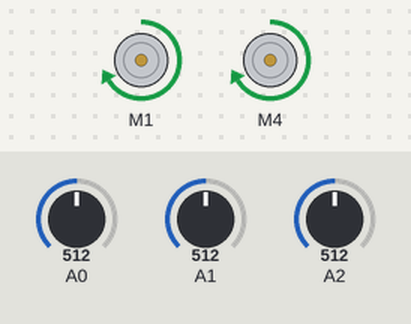
The sketch below on a simulated Arduino Uno, built with avr-gcc and run on an emulated ATmega328P. Shown: 2 × DC motor (green arrow = forward, orange = backward, longer = faster). Inputs (shaded band) come from the test bench; at power-on: A0 = 512, A1 = 512, A2 = 512.

Above: at 6.2 s.
6.3 s: A0 set to 536
At 6.7 s:
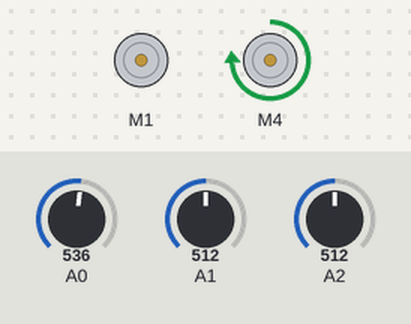
7.8 s: A1 set to 531
At 9.0 s:
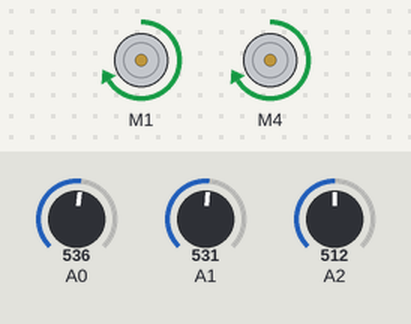
9.3 s: A0 set to 511
At 10.2 s:
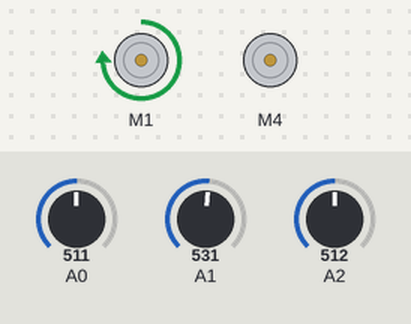
10.8 s: A0 set to 716
At 11.3 s:
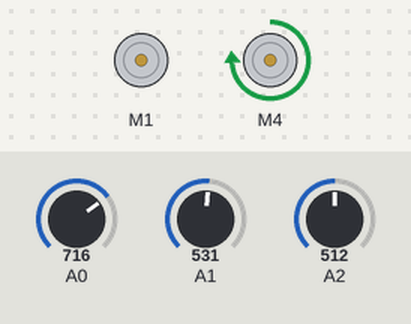
12.3 s: A0 set to 306
At 13.7 s:
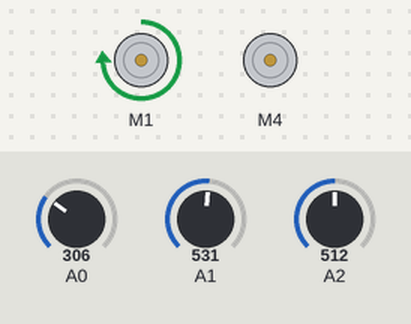
Timing chart, 0 to 14.8 s (numbered marks = the images above; inputs shaded):
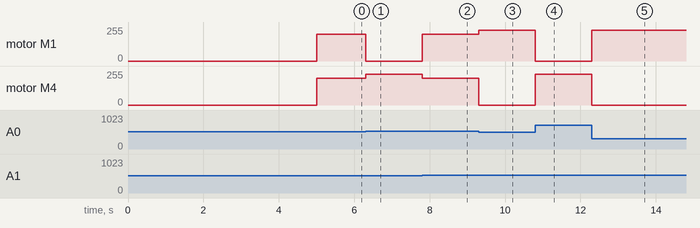

The sketch:

seguidor_de_linha_valendo.ino
```cpp
//Programa : Motor shield com sensor TCRT5000


#include <AFMotor.h>

AF_DCMotor motor_esq(1); //Seleciona o motor 1
AF_DCMotor motor_dir(4); //Seleciona o motor 4

int SENSOR1, SENSOR2, SENSOR3;

//deslocamentos de calibracao
int leftOffset = 0, rightOffset = 0, centre = 0;
//pinos para a velocidade e direcao do motor
int speed1 = 3, speed2 = 11, direction1 = 12, direction2 = 13;
//velocidade inicial e deslocamento de rotacao
int startSpeed = 200, rotate = 30;
//limiar do sensor
int threshold = 5;
//velocidades iniciais dos motores esquerdo e direito
int left = startSpeed, right = startSpeed;

//Rotina de calibracao do sensor
void calibrate()
{
 for (int x=0; x<10; x++) //Executa 10 vezes para obter uma media
 {
   delay(100);
   SENSOR1 = analogRead(0);
   SENSOR2 = analogRead(1);
   SENSOR3 = analogRead(2);
   leftOffset = leftOffset + SENSOR1;
   centre = centre + SENSOR2;
   rightOffset = rightOffset + SENSOR2;
   delay(100);
 }
 //obtem a media para cada sensor
 leftOffset = leftOffset /10;
 rightOffset = rightOffset /10;
 centre = centre / 10;
 //calcula os deslocamentos para os sensores esquerdo e direito
 leftOffset = centre - leftOffset;
 rightOffset = centre - rightOffset;
}

void setup()
{
  calibrate();
  delay(3000);
}

void loop()
{
  //utiliza a mesma velocidade em ambos os motores
  left = startSpeed;
  right = startSpeed;

  //le os sensores e adiciona os deslocamentos
  SENSOR1 = analogRead(0) + leftOffset;
  SENSOR3 = analogRead(2);
  SENSOR2 = analogRead(1) + rightOffset;

 // vire para a direita
  if (SENSOR1 > SENSOR2+threshold)
  {
    left = startSpeed - startSpeed;
    right = startSpeed + rotate;
  }

// vire para a esquerda
  if (SENSOR2 > (SENSOR1+threshold))
  {
    left = startSpeed + rotate;
    right = startSpeed - startSpeed;
  }

  //Envia os valores de velocidade para os motores
  motor_esq.setSpeed(left);
  motor_esq.run(FORWARD);
  motor_dir.setSpeed(right);
  motor_dir.run(FORWARD);
}
```

Measured:
- the behaviour switches between 517 and 518 on A0 (found by bisection; images 0 and 1)
- the behaviour switches between 530 and 531 on A1 (found by bisection; images 1 and 2)
- after the input at 6.3 s, motor M1: forward 200/255 → stopped at once; motor M4: forward 200/255 → forward 230/255 at once
- after the input at 7.8 s, motor M1: stopped → forward 200/255 at once; motor M4: forward 230/255 → forward 200/255 at once
- after the input at 9.3 s, motor M1: forward 200/255 → forward 230/255 at once; motor M4: forward 200/255 → stopped at once
- after the input at 10.8 s, motor M1: forward 230/255 → stopped at once; motor M4: stopped → forward 230/255 at once
- after the input at 12.3 s, motor M1: stopped → forward 230/255 at once; motor M4: forward 230/255 → stopped at once
